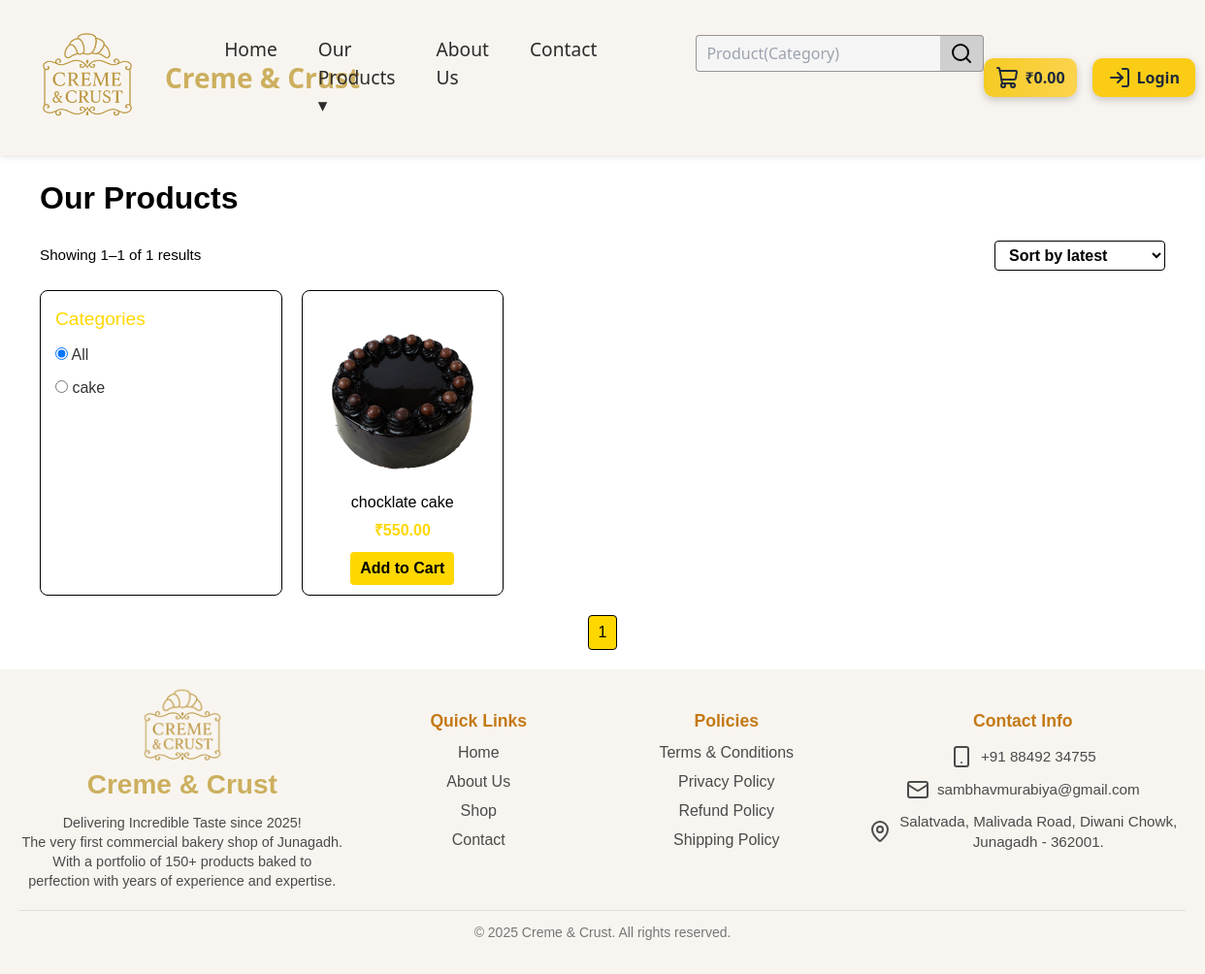
/products/, run on an earlier commit of the app's database.
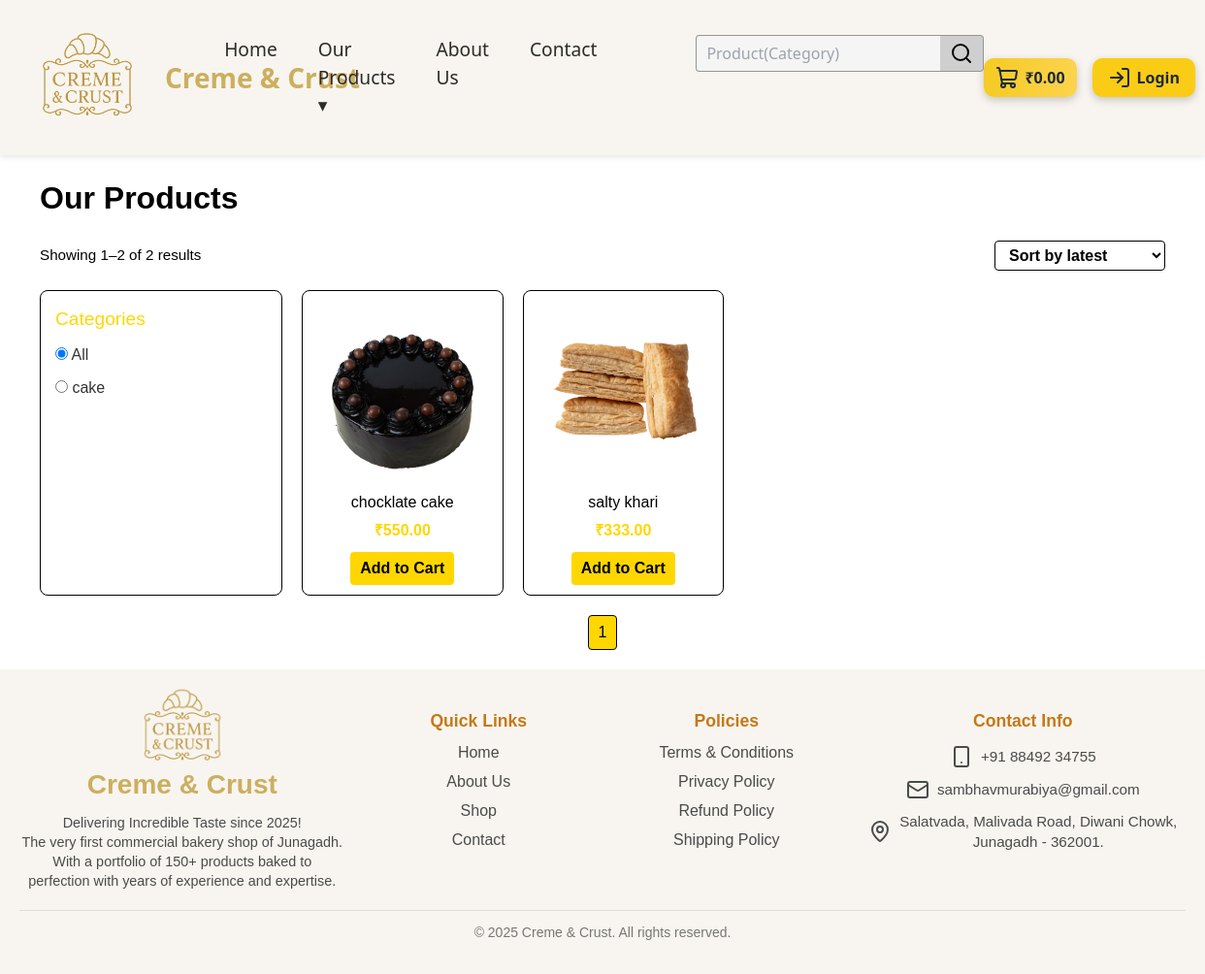
And on a later commit of the database.
### bakery/models.py (models this page shows, shortened)
class BakeryCategory(models.Model):
    category_name = models.CharField(max_length=100, unique=True)
    created_at = models.DateTimeField(default=timezone.now)
    updated_at = models.DateTimeField(auto_now=True)
    class Meta:
        db_table = "bakery_categories"

class Product(models.Model):
    name = models.CharField(max_length=200)
    description = models.TextField()
    category = models.ForeignKey(
        BakeryCategory,
        on_delete=models.CASCADE,
        null=True, blank=True,
        related_name="products"
    )
    subcategories = models.ManyToManyField(
        BakerySubCategory,
        blank=True,
        related_name="products"
    )
    created_at = models.DateTimeField(default=timezone.now)
    updated_at = models.DateTimeField(auto_now=True)

class ProductImages(models.Model):
    product = models.ForeignKey("Product", on_delete=models.CASCADE, related_name="images")
    image = models.ImageField(upload_to="products/")
    is_main = models.BooleanField(default=False)
    created_at = models.DateTimeField(default=timezone.now)
    updated_at = models.DateTimeField(auto_now=True)

class Weight(models.Model):
    product = models.ForeignKey("Product", on_delete=models.CASCADE, related_name="weights")
    weight = models.CharField(max_length=50)
    price = models.DecimalField(max_digits=10, decimal_places=2, default=0.00)
    created_at = models.DateTimeField(default=timezone.now)
    updated_at = models.DateTimeField(auto_now=True)
    class Meta:
        db_table = "bakery_weight"

### bakery/views.py (the view, shortened to what this page needs)
# urls.py: path('products/', views.our_products, name='our_products'),
def our_products(request):
    query = request.GET.get("q")
    category_id = request.GET.get("category")
    subcategory_id = request.GET.get("subcategory")
    sort_option = request.GET.get("sort")
    categories = BakeryCategory.objects.all()
    subcategories = BakerySubCategory.objects.all()
    products = Product.objects.all()
    selected_category = None
    selected_subcategory = None
    parent_category = None
    if query:
        products = products.filter(name__icontains=query)
    if sort_option == "price_low":
        products = products.order_by("weights__price")
    elif sort_option == "price_high":
        products = products.order_by("-weights__price")
    elif sort_option == "latest":
        products = products.order_by("-id")
    elif sort_option == "popularity":
        pass
    elif sort_option == "rating":
        pass
    paginator = Paginator(products.distinct(), 9)
    page_number = request.GET.get("page")
    products_page = paginator.get_page(page_number)
    for p in products_page:
        p.main_image = p.images.filter(is_main=True).first()
        p.first_weight = p.weights.first()
    context = {
        "categories": categories,
        "subcategories": subcategories,
        "products": products_page,
        "selected_category": selected_category,
        "selected_subcategory": selected_subcategory,
        "parent_category": parent_category,
        "query": query,
        "page_range": get_page_range(paginator, products_page.number),
        "total_results": products.count(),
        "start_index": products_page.start_index(),
        "end_index": products_page.end_index(),
    }
    return render(request, "our_products.html", context)

### bakery/views.py (called while the page is built, shortened)
def get_page_range(paginator, current_page, max_pages=5):
    total_pages = paginator.num_pages
    if total_pages <= max_pages:
        return range(1, total_pages + 1)

### bakery/templates/our_products.html (shortened to what this page needs)
{% extends 'base.html' %}
{% load static %}
{% block content %}
<link rel="stylesheet" href="{% static 'css/our_products.css' %}">
<div class="page-container" id="products-container">
    <h2 class="page-title">Our Products</h2>
    <div class="results-sort">
        <div class="results-count">
            {% if total_results > 0 %}
                Showing {{ start_index }}–{{ end_index }} of {{ total_results }} results
            {% else %}
                No products found
            {% endif %}
        </div>
        <form method="get" id="sort-form">
            <select name="sort" onchange="this.form.submit()">
                <option value="latest" {% if request.GET.sort == "latest" %}selected{% endif %}>Sort by latest</option>
            </select>
        </form>
    </div>
    <div class="products-container-inner">
        <aside class="categories-box">
            <h4>Categories</h4>
            <form id="category-form" method="get">
                <div class="category-option">
                    <label>
                        <input type="radio" name="category" value=""
                            {% if not selected_category and not selected_subcategory %}checked{% endif %}
                            onchange="submitCategoryForm()">
                        <span class="radio-label">All</span>
                    </label>
                </div>
                {% for category in categories %}
                <div class="category-option">
                    <label>
                        <input type="radio" name="category" value="{{ category.id }}"
                            onchange="submitCategoryForm()">
                        <span class="radio-label">{{ category.category_name }}</span>
                    </label>
                </div>
                {% endfor %}
            </form>
        </aside>
        <section class="products-box">
            {% for product in products %}
            <div class="product-card">
                {% if product.main_image %}
                    <img src="{{ product.main_image.image.url }}" alt="{{ product.name }}">
                {% else %}
                    <p>No image available.</p>
                {% endif %}
                <h3>{{ product.name }}</h3>
                {% if product.first_weight %}
                    <p class="price">₹{{ product.first_weight.price }}</p>
                {% else %}
                    <p>Price not available</p>
                {% endif %}
                <a href="{% url 'add_cart' %}?product_id={{ product.id }}" class="add-cart-btn">Add to Cart</a>
            </div>
            {% empty %}
            <p>No products available.</p>
            {% endfor %}
        </section>
    </div>
    <div class="pagination">
        {% for page_num in page_range %}
            {% if page_num == "..." %}
                <span class="dots">...</span>
            {% elif page_num == products.number %}
                <span class="active">{{ page_num }}</span>
            {% else %}
                <a href="?page={{ page_num }}{% if query %}&q={{ query }}{% endif %}{% if selected_category %}&category={{ selected_category.id }}{% endif %}{% if selected_subcategory %}&subcategory={{ selected_subcategory.id }}{% endif %}">{{ page_num }}</a>
            {% endif %}
        {% endfor %}
    </div>
</div>
{% endblock %}

What changed in the data, as far as the page shows it:
added Product: main_image.image (picture), name "salty khari", first_weight.price "333.00"
Also different on the page:
{{ end_index }}: "1" → "2"
{{ total_results }}: "1" → "2"
